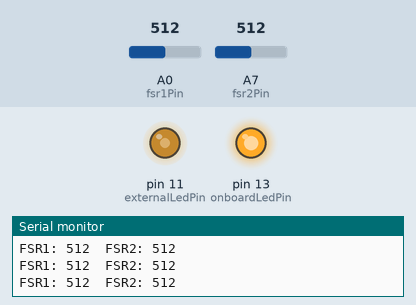
Recording of a sketch running on a simulated Arduino Nano, built with avr-gcc and run on an emulated ATmega328P. Shown: output pins drawn as LEDs (lit = HIGH), the last lines printed to the serial monitor. Inputs (shaded band) come from the test bench; at power-on: A7 (fsr2Pin) = 512, A0 (fsr1Pin) = 512.

Above: at 1.2 s.
1.3 s: A7 (fsr2Pin) set to 716
At 2.4 s:
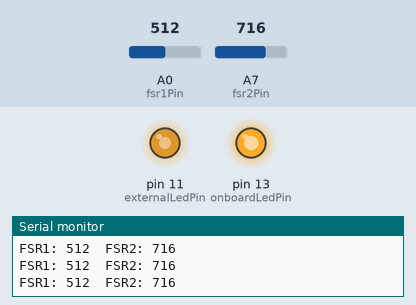
2.8 s: A0 (fsr1Pin) set to 317
4.3 s: A0 (fsr1Pin) set to 285
At 5.5 s:
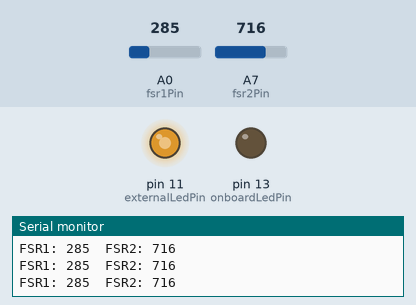
5.8 s: A7 (fsr2Pin) set to 900
At 6.4 s:
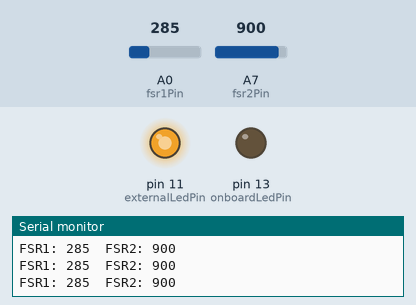
7.3 s: A7 (fsr2Pin) set to 104
At 7.7 s:
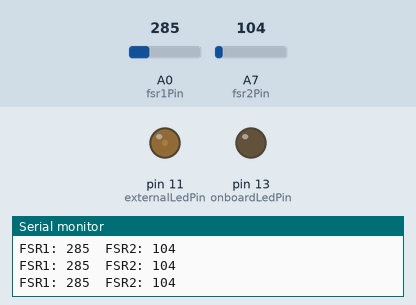
8.8 s: A7 (fsr2Pin) set to 92
At 9.6 s:
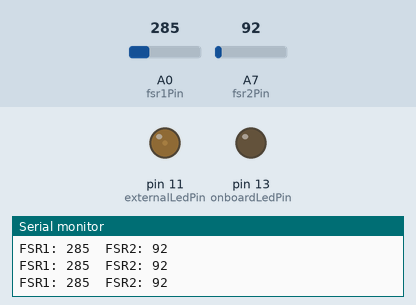
Timing chart, 0 to 11.3 s (numbered marks = the images above; inputs shaded):
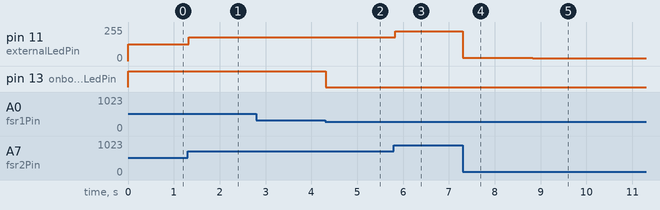

The sketch:

sketch_jun12a.ino
```cpp
const int fsr1Pin = A0;           // FSR1: analog input
const int fsr2Pin = A7;           // FSR2: analog input
const int onboardLedPin = 13;     // Onboard LED (digital only)
const int externalLedPin = 11;    // External LED (PWM capable)
const int threshold = 300;        // Threshold for onboard LED

void setup() {
  Serial.begin(9600);
  pinMode(onboardLedPin, OUTPUT);
  pinMode(externalLedPin, OUTPUT);
}

void loop() {
  int fsr1Reading = analogRead(fsr1Pin);  // 0–1023
  int fsr2Reading = analogRead(fsr2Pin);  // 0–1023

  Serial.print("FSR1: ");
  Serial.print(fsr1Reading);
  Serial.print("  FSR2: ");
  Serial.println(fsr2Reading);

  // FSR1 → onboard LED (digital ON/OFF based on pressure)
  if (fsr1Reading > threshold) {
    digitalWrite(onboardLedPin, HIGH);
  } else {
    digitalWrite(onboardLedPin, LOW);
  }

  // FSR2 → external LED (PWM brightness)
  int brightness = map(fsr2Reading, 0, 1023, 0, 255);
  brightness = constrain(brightness, 0, 255);
  analogWrite(externalLedPin, brightness);

  delay(50);
}
```

Measured:
- the behaviour switches between 301 and 300 on A0 (fsr1Pin) (found by bisection; images 1 and 2)
- after the input at 1.3 s, pin 11 (externalLedPin): 127/255 → 178/255 at once
- after the input at 4.3 s, pin 13 (onboardLedPin): HIGH → LOW at once
- after the input at 5.8 s, pin 11 (externalLedPin): 178/255 → 224/255 at once
- after the input at 7.3 s, pin 11 (externalLedPin): 224/255 → 25/255 at once
- after the input at 8.8 s, pin 11 (externalLedPin): 25/255 → 22/255 at once
